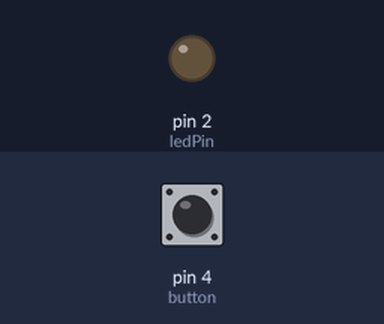
The sketch below on a simulated Arduino Uno, built with avr-gcc and run on an emulated ATmega328P. Shown: output pins drawn as LEDs (lit = HIGH). The inputs (shaded band) are chosen by the test bench; at power-on: pin 4 (button) HIGH.

Above: at 1.2 s.
1.3 s: pin 4 (button) pulled LOW for 0.15 s
At 2.0 s:
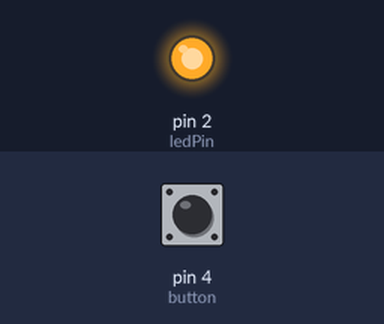
2.9 s: pin 4 (button) pulled LOW for 1 s
At 4.4 s:
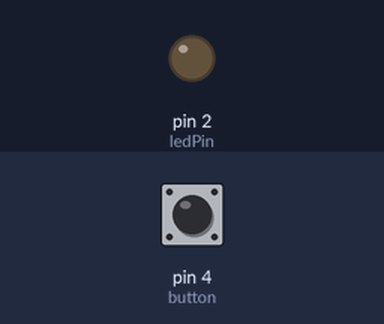
5.4 s: pin 4 (button) pulled LOW for 3.2 s
At 9.2 s:
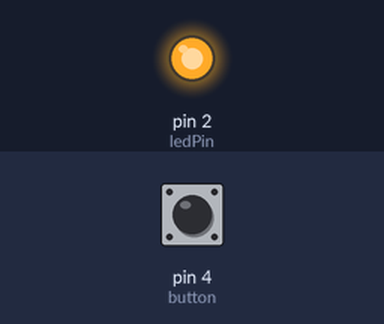
Timing chart, 0 to 10.7 s (numbered marks = the images above; inputs shaded):
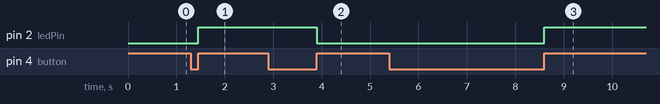

Measured:
- after the input at 1.3 s, pin 2 (ledPin): LOW → HIGH after 0.15 s
- after the input at 2.9 s, pin 2 (ledPin): HIGH → LOW after 1.0 s
- after the input at 5.4 s, pin 2 (ledPin): LOW → HIGH after 3.2 s

The sketch:

TURNLED_ON_OFF_OnClick.ino
```cpp
#define button 4
#define ledPin 2
int buttonState;
int ledstate = LOW;
int flag=0;

void setup() {
  // put your setup code here, to run once:
  pinMode(button, INPUT_PULLUP); // config GPIO-4 as input pin and enable the internal pull-up resistor
  pinMode(ledPin,OUTPUT);
  Serial.begin(115200);
}

void loop() {
  // put your main code here, to run repeatedly:

  buttonState = digitalRead(button);
  if(buttonState ==LOW){
    flag=1;
    ledstate = ~ledstate;
  }

  while(buttonState ==LOW){
    buttonState = digitalRead(button);
  }

  if(flag==1){
    digitalWrite(ledPin,ledstate);
    flag=0;
  }
}
```
